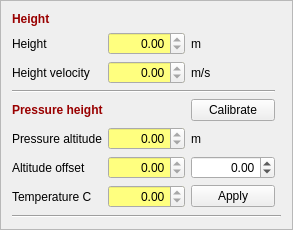
               <widget class="QFrame" name="frame_9">
                <property name="sizePolicy">
                 <sizepolicy hsizetype="Minimum" vsizetype="Preferred">
                  <horstretch>0</horstretch>
                  <verstretch>0</verstretch>
                 </sizepolicy>
                </property>
                <property name="frameShape">
                 <enum>QFrame::StyledPanel</enum>
                </property>
                <property name="frameShadow">
                 <enum>QFrame::Raised</enum>
                </property>
                <layout class="QGridLayout" name="gridLayout_10">
                 <item row="9" column="2">
                  <widget class="QPushButton" name="pushButton_alt_apply">
                   <property name="toolTip">
                    <string>Apply manual offset</string>
                   </property>
                   <property name="text">
                    <string>Apply</string>
                   </property>
                  </widget>
                 </item>
                 <item row="5" column="0">
                  <widget class="QLabel" name="label_height">
                   <property name="text">
                    <string>Pressure altitude</string>
                   </property>
                  </widget>
                 </item>
                 <item row="9" column="1">
                  <widget class="QDoubleSpinBox" name="doubleSpinBox_alt_temp">
                   <property name="sizePolicy">
                    <sizepolicy hsizetype="Expanding" vsizetype="Fixed">
                     <horstretch>0</horstretch>
                     <verstretch>0</verstretch>
                    </sizepolicy>
                   </property>
                   <property name="palette">
                    <palette>
                     <active>
                      <colorrole role="Base">
                       <brush brushstyle="SolidPattern">
                        <color alpha="255">
                         <red>255</red>
                         <green>255</green>
                         <blue>127</blue>
                        </color>
                       </brush>
                      </colorrole>
                     </active>
                     <inactive>
                      <colorrole role="Base">
                       <brush brushstyle="SolidPattern">
                        <color alpha="255">
                         <red>255</red>
                         <green>255</green>
                         <blue>127</blue>
                        </color>
                       </brush>
                      </colorrole>
                     </inactive>
                     <disabled>
                      <colorrole role="Base">
                       <brush brushstyle="SolidPattern">
                        <color alpha="255">
                         <red>224</red>
                         <green>224</green>
                         <blue>224</blue>
                        </color>
                       </brush>
                      </colorrole>
                     </disabled>
                    </palette>
                   </property>
                   <property name="alignment">
                    <set>Qt::AlignRight|Qt::AlignTrailing|Qt::AlignVCenter</set>
                   </property>
                   <property name="readOnly">
                    <bool>true</bool>
                   </property>
                   <property name="minimum">
                    <double>-5.000000000000000</double>
                   </property>
                   <property name="maximum">
                    <double>299.990000000000009</double>
                   </property>
                  </widget>
                 </item>
                 <item row="18" column="0" colspan="4">
                  <widget class="Line" name="line_4">
                   <property name="sizePolicy">
                    <sizepolicy hsizetype="Expanding" vsizetype="Fixed">
                     <horstretch>0</horstretch>
                     <verstretch>0</verstretch>
                    </sizepolicy>
                   </property>
                   <property name="orientation">
                    <enum>Qt::Horizontal</enum>
                   </property>
                  </widget>
                 </item>
                 <item row="1" column="0">
                  <widget class="QLabel" name="label_height_14">
                   <property name="text">
                    <string>Height</string>
                   </property>
                  </widget>
                 </item>
                 <item row="1" column="1">
                  <widget class="QDoubleSpinBox" name="doubleSpinBox_alt_height">
                   <property name="sizePolicy">
                    <sizepolicy hsizetype="Expanding" vsizetype="Fixed">
                     <horstretch>0</horstretch>
                     <verstretch>0</verstretch>
                    </sizepolicy>
                   </property>
                   <property name="palette">
                    <palette>
                     <active>
                      <colorrole role="Base">
                       <brush brushstyle="SolidPattern">
                        <color alpha="255">
                         <red>255</red>
                         <green>255</green>
                         <blue>127</blue>
                        </color>
                       </brush>
                      </colorrole>
                     </active>
                     <inactive>
                      <colorrole role="Base">
                       <brush brushstyle="SolidPattern">
                        <color alpha="255">
                         <red>255</red>
                         <green>255</green>
                         <blue>127</blue>
                        </color>
                       </brush>
                      </colorrole>
                     </inactive>
                     <disabled>
                      <colorrole role="Base">
                       <brush brushstyle="SolidPattern">
                        <color alpha="255">
                         <red>224</red>
                         <green>224</green>
                         <blue>224</blue>
                        </color>
                       </brush>
                      </colorrole>
                     </disabled>
                    </palette>
                   </property>
                   <property name="toolTip">
                    <string>Final merged height</string>
                   </property>
                   <property name="alignment">
                    <set>Qt::AlignRight|Qt::AlignTrailing|Qt::AlignVCenter</set>
                   </property>
                   <property name="readOnly">
                    <bool>true</bool>
                   </property>
                   <property name="minimum">
                    <double>-500.000000000000000</double>
                   </property>
                  </widget>
                 </item>
                 <item row="9" column="0">
                  <widget class="QLabel" name="label_height_11">
                   <property name="text">
                    <string>Temperature C</string>
                   </property>
                  </widget>
                 </item>
                 <item row="2" column="1">
                  <widget class="QDoubleSpinBox" name="doubleSpinBox_alt_height_vel">
                   <property name="sizePolicy">
                    <sizepolicy hsizetype="Expanding" vsizetype="Fixed">
                     <horstretch>0</horstretch>
                     <verstretch>0</verstretch>
                    </sizepolicy>
                   </property>
                   <property name="palette">
                    <palette>
                     <active>
                      <colorrole role="Base">
                       <brush brushstyle="SolidPattern">
                        <color alpha="255">
                         <red>255</red>
                         <green>255</green>
                         <blue>127</blue>
                        </color>
                       </brush>
                      </colorrole>
                     </active>
                     <inactive>
                      <colorrole role="Base">
                       <brush brushstyle="SolidPattern">
                        <color alpha="255">
                         <red>255</red>
                         <green>255</green>
                         <blue>127</blue>
                        </color>
                       </brush>
                      </colorrole>
                     </inactive>
                     <disabled>
                      <colorrole role="Base">
                       <brush brushstyle="SolidPattern">
                        <color alpha="255">
                         <red>224</red>
                         <green>224</green>
                         <blue>224</blue>
                        </color>
                       </brush>
                      </colorrole>
                     </disabled>
                    </palette>
                   </property>
                   <property name="alignment">
                    <set>Qt::AlignRight|Qt::AlignTrailing|Qt::AlignVCenter</set>
                   </property>
                   <property name="readOnly">
                    <bool>true</bool>
                   </property>
                   <property name="minimum">
                    <double>-500.000000000000000</double>
                   </property>
                  </widget>
                 </item>
                 <item row="5" column="1">
                  <widget class="QDoubleSpinBox" name="doubleSpinBox_alt">
                   <property name="sizePolicy">
                    <sizepolicy hsizetype="Expanding" vsizetype="Fixed">
                     <horstretch>0</horstretch>
                     <verstretch>0</verstretch>
                    </sizepolicy>
                   </property>
                   <property name="palette">
                    <palette>
                     <active>
                      <colorrole role="Base">
                       <brush brushstyle="SolidPattern">
                        <color alpha="255">
                         <red>255</red>
                         <green>255</green>
                         <blue>127</blue>
                        </color>
                       </brush>
                      </colorrole>
                     </active>
                     <inactive>
                      <colorrole role="Base">
                       <brush brushstyle="SolidPattern">
                        <color alpha="255">
                         <red>255</red>
                         <green>255</green>
                         <blue>127</blue>
                        </color>
                       </brush>
                      </colorrole>
                     </inactive>
                     <disabled>
                      <colorrole role="Base">
                       <brush brushstyle="SolidPattern">
                        <color alpha="255">
                         <red>224</red>
                         <green>224</green>
                         <blue>224</blue>
                        </color>
                       </brush>
                      </colorrole>
                     </disabled>
                    </palette>
                   </property>
                   <property name="alignment">
                    <set>Qt::AlignRight|Qt::AlignTrailing|Qt::AlignVCenter</set>
                   </property>
                   <property name="readOnly">
                    <bool>true</bool>
                   </property>
                   <property name="decimals">
                    <number>2</number>
                   </property>
                   <property name="minimum">
                    <double>-500.000000000000000</double>
                   </property>
                   <property name="maximum">
                    <double>99999.990000000005239</double>
                   </property>
                  </widget>
                 </item>
                 <item row="3" column="0" colspan="3">
                  <widget class="Line" name="line_3">
                   <property name="orientation">
                    <enum>Qt::Horizontal</enum>
                   </property>
                  </widget>
                 </item>
                 <item row="8" column="0">
                  <widget class="QLabel" name="label_height_3">
                   <property name="text">
                    <string>Altitude offset</string>
                   </property>
                  </widget>
                 </item>
                 <item row="5" column="2">
                  <widget class="QLabel" name="label_height_2">
                   <property name="text">
                    <string>m</string>
                   </property>
                  </widget>
                 </item>
                 <item row="2" column="2">
                  <widget class="QLabel" name="label_height_17">
                   <property name="text">
                    <string>m/s</string>
                   </property>
                  </widget>
                 </item>
                 <item row="8" column="2">
                  <widget class="QDoubleSpinBox" name="doubleSpinBox_alt_set_to">
                   <property name="sizePolicy">
                    <sizepolicy hsizetype="Expanding" vsizetype="Fixed">
                     <horstretch>0</horstretch>
                     <verstretch>0</verstretch>
                    </sizepolicy>
                   </property>
                   <property name="toolTip">
                    <string>Enter manual offset (not with sonar)</string>
                   </property>
                   <property name="alignment">
                    <set>Qt::AlignRight|Qt::AlignTrailing|Qt::AlignVCenter</set>
                   </property>
                   <property name="minimum">
                    <double>-99999.000000000000000</double>
                   </property>
                   <property name="maximum">
                    <double>999999.000000000000000</double>
                   </property>
                  </widget>
                 </item>
                 <item row="0" column="0" colspan="2">
                  <widget class="QLabel" name="label_height_7">
                   <property name="text">
                    <string>&lt;html&gt;&lt;head/&gt;&lt;body&gt;&lt;p&gt;&lt;span style=&quot; font-weight:600; color:#990000;&quot;&gt;Height&lt;/span&gt;&lt;/p&gt;&lt;/body&gt;&lt;/html&gt;</string>
                   </property>
                  </widget>
                 </item>
                 <item row="4" column="0" colspan="2">
                  <widget class="QLabel" name="label_height_8">
                   <property name="text">
                    <string>&lt;html&gt;&lt;head/&gt;&lt;body&gt;&lt;p&gt;&lt;span style=&quot; font-weight:600; color:#990000;&quot;&gt;Pressure height&lt;/span&gt;&lt;/p&gt;&lt;/body&gt;&lt;/html&gt;</string>
                   </property>
                  </widget>
                 </item>
                 <item row="2" column="0">
                  <widget class="QLabel" name="label_height_15">
                   <property name="text">
                    <string>Height velocity</string>
                   </property>
                  </widget>
                 </item>
                 <item row="8" column="1">
                  <widget class="QDoubleSpinBox" name="doubleSpinBox_alt_offset">
                   <property name="sizePolicy">
                    <sizepolicy hsizetype="Expanding" vsizetype="Fixed">
                     <horstretch>0</horstretch>
                     <verstretch>0</verstretch>
                    </sizepolicy>
                   </property>
                   <property name="palette">
                    <palette>
                     <active>
                      <colorrole role="Base">
                       <brush brushstyle="SolidPattern">
                        <color alpha="255">
                         <red>255</red>
                         <green>255</green>
                         <blue>127</blue>
                        </color>
                       </brush>
                      </colorrole>
                     </active>
                     <inactive>
                      <colorrole role="Base">
                       <brush brushstyle="SolidPattern">
                        <color alpha="255">
                         <red>255</red>
                         <green>255</green>
                         <blue>127</blue>
                        </color>
                       </brush>
                      </colorrole>
                     </inactive>
                     <disabled>
                      <colorrole role="Base">
                       <brush brushstyle="SolidPattern">
                        <color alpha="255">
                         <red>224</red>
                         <green>224</green>
                         <blue>224</blue>
                        </color>
                       </brush>
                      </colorrole>
                     </disabled>
                    </palette>
                   </property>
                   <property name="alignment">
                    <set>Qt::AlignRight|Qt::AlignTrailing|Qt::AlignVCenter</set>
                   </property>
                   <property name="readOnly">
                    <bool>true</bool>
                   </property>
                   <property name="minimum">
                    <double>-500.000000000000000</double>
                   </property>
                   <property name="maximum">
                    <double>99999.000000000000000</double>
                   </property>
                  </widget>
                 </item>
                 <item row="4" column="2">
                  <widget class="QPushButton" name="pushButton_alt_calibrate">
                   <property name="toolTip">
                    <string>Set height offset to get 0-height. Not used if sonar is active</string>
                   </property>
                   <property name="text">
                    <string>Calibrate</string>
                   </property>
                  </widget>
                 </item>
                 <item row="1" column="2">
                  <widget class="QLabel" name="label_height_16">
                   <property name="text">
                    <string>m</string>
                   </property>
                  </widget>
                 </item>
                 <item row="17" column="0">
                  <spacer name="verticalSpacer_13">
                   <property name="orientation">
                    <enum>Qt::Vertical</enum>
                   </property>
                   <property name="sizeHint" stdset="0">
                    <size>
                     <width>20</width>
                     <height>1</height>
                    </size>
                   </property>
                  </spacer>
                 </item>
                </layout>
               </widget>
